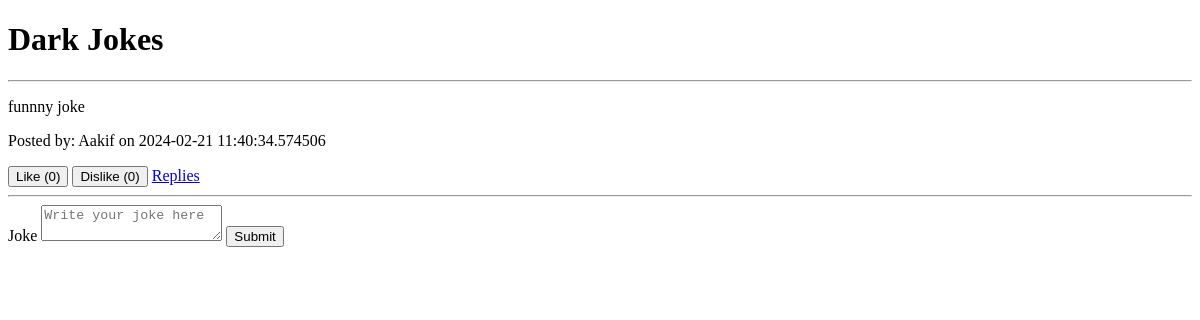
The page /dark_jokes on the database as committed earlier.
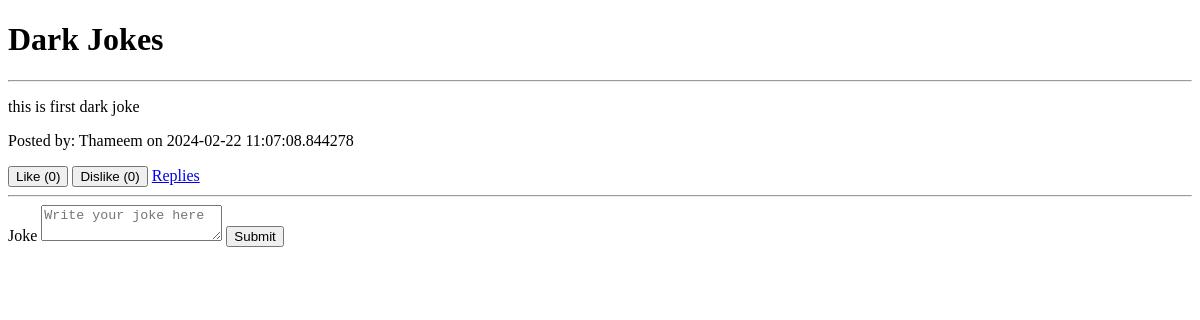
The same page on the database as committed later.
### app.py (models this page shows)
class DarkJoke(db.Model):
    id = db.Column(db.Integer, primary_key=True)
    user_id = db.Column(db.Integer, db.ForeignKey('user.id'), nullable=False)
    date = db.Column(db.DateTime, nullable=False, default=datetime.utcnow)
    joke = db.Column(db.Text, nullable=False)
    likes = db.Column(db.Integer, default=0)  # Add likes attribute here
    dislikes = db.Column(db.Integer, default=0)  # Add dislikes attribute here
    user = db.relationship('User', backref='jokes')

class User(db.Model, UserMixin):
    id = db.Column(db.Integer, primary_key=True)
    username = db.Column(db.String(20), nullable=False, unique=True)
    email = db.Column(db.String(120), nullable=False, unique=True)
    password = db.Column(db.String(80), nullable=False)

### app.py (the view)
@app.route('/dark_jokes', methods=['GET', 'POST'])
def dark_jokes():
    form = DarkJokeForm()
    if form.validate_on_submit():
        new_joke = DarkJoke(user=current_user, joke=form.joke.data)
        db.session.add(new_joke)
        db.session.commit()
        return redirect(url_for('dark_jokes'))
    jokes = DarkJoke.query.all()
    return render_template('dark_jokes.html', form=form, jokes=jokes)

### app.py
class DarkJokeForm(FlaskForm):
    joke = TextAreaField('Joke', validators=[InputRequired()])
    submit = SubmitField('Submit')

### templates/dark_jokes.html
{% extends 'layout.html' %} {% block title %} Dark Jokes {% endblock title %} {%
block body %}
<h1>Dark Jokes</h1>
<hr />
{% for joke in jokes %}
<div>
  <p>{{ joke.joke }}</p>
  <p>Posted by: {{ joke.user.username }} on {{ joke.date }}</p>
  <form
    action="{{ url_for('like_joke', joke_id=joke.id) }}"
    method="post"
    style="display: inline"
  >
    <button type="submit" class="btn btn-primary">
      Like ({{ joke.likes }})
    </button>
  </form>
  <form
    action="{{ url_for('dislike_joke', joke_id=joke.id) }}"
    method="post"
    style="display: inline"
  >
    <button type="submit" class="btn btn-danger">
      Dislike ({{ joke.dislikes }})
    </button>
  </form>
  <a
    href="{{ url_for('reply_dark_joke', joke_id=joke.id) }}"
    class="btn btn-info"
  >
    Replies
  </a>
  <hr />
</div>
{% endfor %}
<form method="POST" action="">
  {{ form.hidden_tag() }} {{ form.joke.label }} {{
  form.joke(class="form-control", placeholder="Write your joke here") }} {{
  form.submit(class="btn btn-primary") }}
</form>
{% endblock body %}

Rows that differ between the two databases and show on the page:
changed DarkJoke: joke "funnny joke" → "this is first dark joke"; user.username "Aakif" → "Thameem"; date "2024-02-21 11:40:34.574506" → "2024-02-22 11:07:08.844278"
